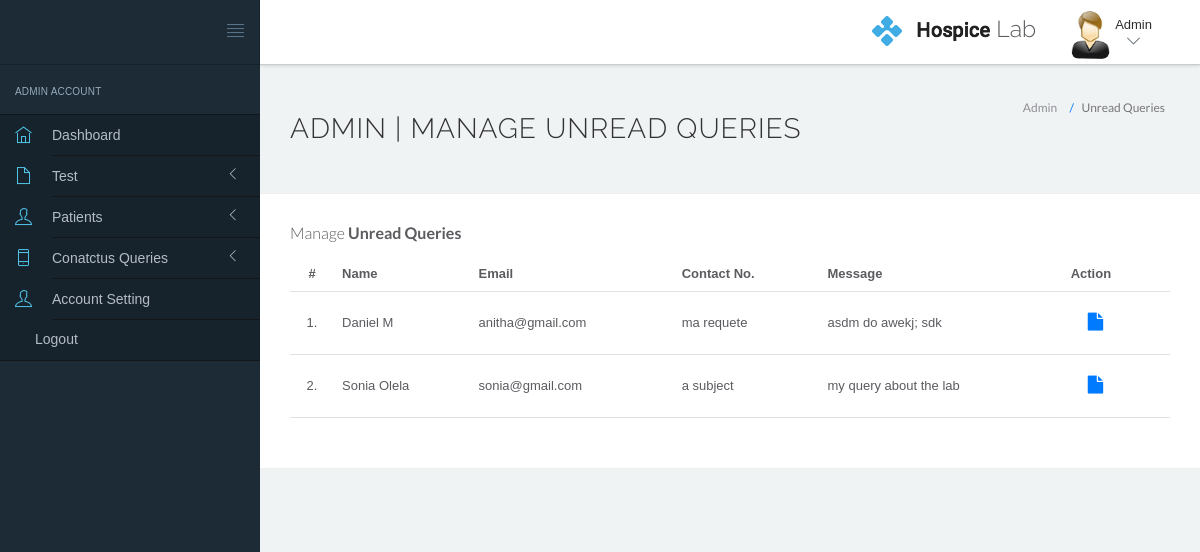
Screenshot of /management/hms/admin/unread-queries.php (signed in) with the database file from the repository.
### tables this page shows
CREATE TABLE `tblcontactus` (
  `ID` int(225) NOT NULL,
  `fullname` varchar(225) NOT NULL,
  `email` varchar(225) NOT NULL,
  `subject` varchar(225) NOT NULL,
  `message` text NOT NULL,
  `AdminRemark` text NOT NULL,
  `IsRead` int(225) NOT NULL,
  `date_contactus` datetime NOT NULL DEFAULT current_timestamp()
);

### management/hms/admin/unread-queries.php (the view, shortened to what this page needs)
<?php
include('include/config.php');
?>
<!DOCTYPE html>
<html lang="en">
	<head>
		<link rel="stylesheet" href="vendor/bootstrap/css/bootstrap.min.css">
		<link rel="stylesheet" href="vendor/fontawesome/css/font-awesome.min.css">
		<link rel="stylesheet" href="vendor/themify-icons/themify-icons.min.css">
		<link href="vendor/animate.css/animate.min.css" rel="stylesheet" media="screen">
		<link href="vendor/perfect-scrollbar/perfect-scrollbar.min.css" rel="stylesheet" media="screen">
		<link href="vendor/switchery/switchery.min.css" rel="stylesheet" media="screen">
		<link href="vendor/bootstrap-touchspin/jquery.bootstrap-touchspin.min.css" rel="stylesheet" media="screen">
		<link href="vendor/select2/select2.min.css" rel="stylesheet" media="screen">
		<link href="vendor/bootstrap-datepicker/bootstrap-datepicker3.standalone.min.css" rel="stylesheet" media="screen">
		<link href="vendor/bootstrap-timepicker/bootstrap-timepicker.min.css" rel="stylesheet" media="screen">
		<link rel="stylesheet" href="assets/css/styles.css">
		<link rel="stylesheet" href="assets/css/plugins.css">
		<link rel="stylesheet" href="assets/css/themes/theme-1.css" id="skin_color" />
	</head>
	<body>
		<div id="app">
<?php include('include/sidebar.php');?>
			<div class="app-content">
						<?php include('include/header.php');?>
				<div class="main-content" >
					<div class="wrap-content container" id="container">
						<section id="page-title">
							<div class="row">
								<div class="col-sm-8">
									<h1 class="mainTitle">Admin | Manage Unread Queries</h1>
																	</div>
								<ol class="breadcrumb">
									<li>
										<span>Admin</span>
									</li>
									<li class="active">
										<span>Unread Queries</span>
									</li>
								</ol>
							</div>
						</section>
						<div class="container-fluid container-fullw bg-white">
									<div class="row">
								<div class="col-md-12">
									<h5 class="over-title margin-bottom-15">Manage <span class="text-bold">Unread Queries</span></h5>
									<table class="table table-hover" id="sample-table-1">
										<thead>
											<tr>
												<th class="center">#</th>
												<th>Name</th>
												<th class="hidden-xs">Email</th>
												<th>Contact No. </th>
												<th>Message </th>
												<th>Action</th>
											</tr>
										</thead>
										<tbody>
										<?php
										$sql=mysqli_query($con,"select * from tblcontactus where IsRead=0");
										$cnt=1;
										while($row=mysqli_fetch_array($sql))
										{
										?>
											<tr>
												<td class="center"><?php echo $cnt;?>.</td>
												<td class="hidden-xs"><?php echo $row['fullname'];?></td>
												<td><?php echo $row['email'];?></td>
												<td><?php echo $row['subject'];?></td>
												<td><?php echo $row['message'];?></td>
												<td >
												<div>
							<a href="query-details.php?id=<?php echo $row['ID'];?>" class="btn btn-transparent btn-lg" title="View Details"><i class="fa fa-file"></i></a>
												</div>
											</td>
											</tr>
											<?php
$cnt=$cnt+1;
											 }?>
										</tbody>
									</table>
								</div>
							</div>
								</div>
							</div>
						</div>
					</div>
				</div>
	</body>
</html>

### management/hms/admin/include/header.php (shortened to what this page needs)
<header class="navbar navbar-default navbar-static-top">
					<div class="navbar-header">
						<a class="navbar-brand" href="#">
						</a>
						<a href="#" class="sidebar-toggler pull-right visible-md visible-lg" data-toggle-class="app-sidebar-closed" data-toggle-target="#app">
							<i class="ti-align-justify"></i>
						</a>
					</div>
					<div class="navbar-collapse collapse">
						<ul class="nav navbar-right">
								<li  style="padding-top:5%; padding-right: 20px;">
								<h2 style="font-size: 23px;"><img src="../../../user_side/img/logo.png" alt=""> Lab</h2>
							</li>
							<li class="dropdown current-user">
								<a href class="dropdown-toggle" data-toggle="dropdown">
									<img src="assets/images/images.jpg" > <span class="username">
									<?php
										$query = $db->prepare('SELECT * FROM admin WHERE id=:id');
										$query->execute(array(
												'id' => $_SESSION['id_admin']
										));
										foreach($query as $data_patient){
												$fullName = $data_patient['fullname'];
												echo $fullName;
										}
									?>
									<i class="ti-angle-down"></i></i></span>
								</a>
							</li>
						</ul>
					</div>
				</header>

### management/hms/admin/assets/css/themes/theme-1.css (style rules this page uses)
body { background: #F0F3F4; }
header .navbar-header { background: #1C2B36 !important; border-right-color: rgba(0, 0, 0, 0.2) !important; border-bottom-color: rgba(0, 0, 0, 0.2) !important; }
header .navbar-header .sidebar-toggler, header .navbar-header .sidebar-mobile-toggler { color: #5c798f !important; }
header .navbar-header .navbar-brand { color: #ffffff !important; }
header .navbar-collapse { background: #ffffff !important; border-bottom-color: rgba(0, 0, 0, 0.2) !important; box-shadow: 0 0 4px rgba(0, 0, 0, 0.2) !important; }
header .navbar-collapse .navbar-right>li>a { color: #141719; }
header .navbar-collapse .navbar-right>li>a i { color: #3E4B5C !important; }

### rows the page displays
tblcontactus: fullname "Daniel M", email "anitha@gmail.com", subject "ma requete", message "asdm do awekj; sdk"
tblcontactus: fullname "Sonia Olela", email "sonia@gmail.com", subject "a subject", message "my query about the lab"

### other values shown
$fullName "Admin"
